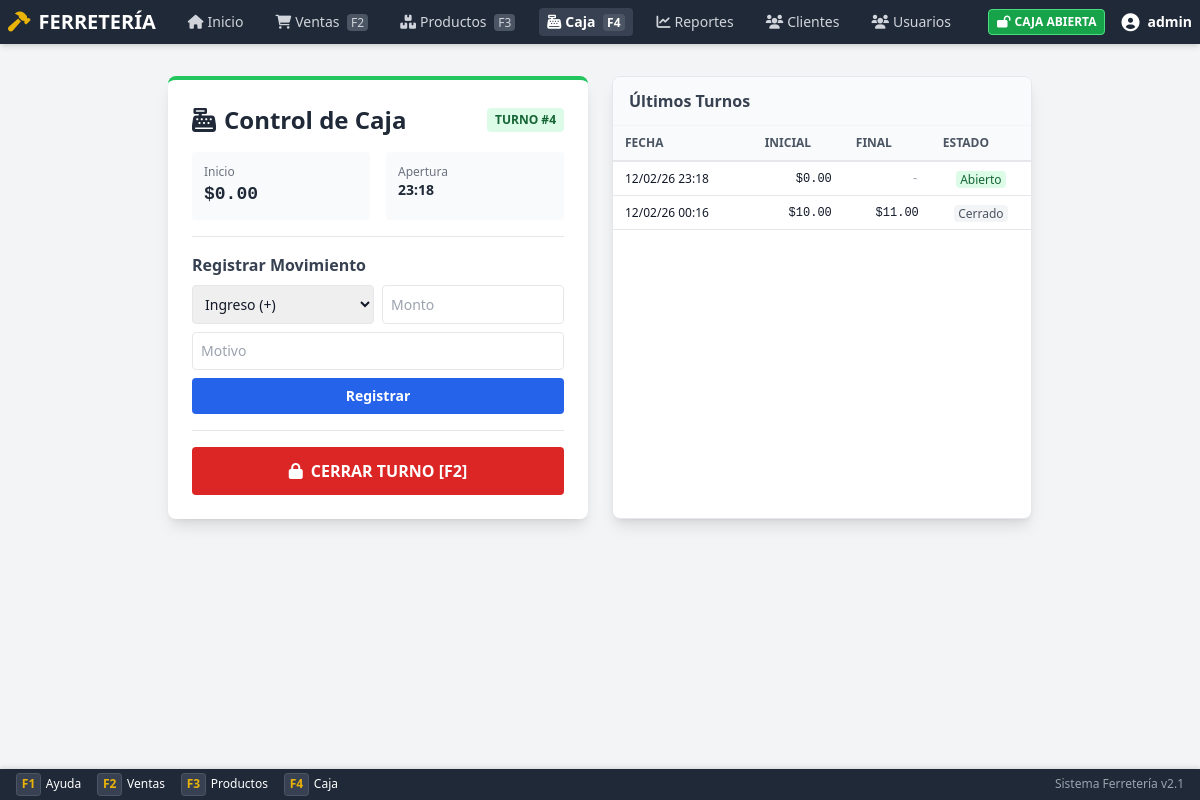
/cash.php (signed in), run on an earlier commit of the app's database.
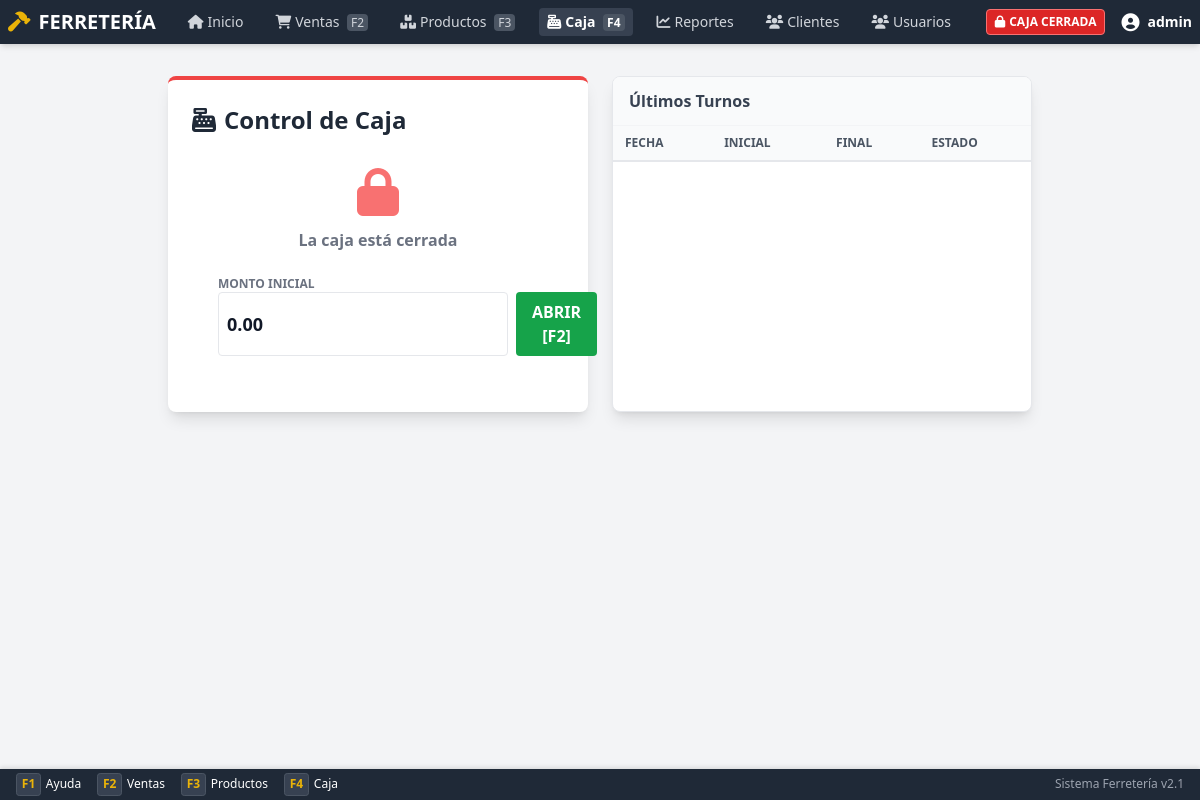
And on a later commit of the database.
### tables this page shows
CREATE TABLE `turnos_caja` (
  `id` int(11) NOT NULL,
  `user_id` int(11) NOT NULL,
  `usuario_id` int(11) DEFAULT NULL,
  `usuario_nombre` varchar(100) DEFAULT NULL,
  `monto_inicial` decimal(10,2) NOT NULL DEFAULT 0.00,
  `monto_final` decimal(10,2) DEFAULT NULL,
  `monto_esperado` decimal(10,2) DEFAULT NULL,
  `diferencia` decimal(10,2) DEFAULT NULL,
  `estado` enum('abierto','cerrado') DEFAULT 'abierto',
  `fecha_apertura` timestamp NOT NULL DEFAULT current_timestamp(),
  `fecha_cierre` timestamp NULL DEFAULT NULL,
  `notas_apertura` text DEFAULT NULL,
  `notas_cierre` text DEFAULT NULL,
  `cerrado_por` int(11) DEFAULT NULL
);

### app/helpers.php (called while the page is built, shortened)
<?php
if (!function_exists('checkAdmin')) {
    function checkAdmin()
    {
        return isset($_SESSION['role']) && $_SESSION['role'] === 'admin';
    }
}
if (!function_exists('canAccess')) {
    function canAccess($section)
    {
        $role = strtolower($_SESSION['role']);
        if ($role === 'admin') {
            return true;
        }
        return false;
    }
}

### app/Core/Database.php (called while the page is built, shortened)
<?php
class Database
{
    private static $instance = null;
    private $pdo;
    private function __construct()
    {
        try {
            $dsn = sprintf(
                "mysql:host=%s;dbname=%s;charset=%s",
                DB_HOST,
                DB_NAME,
                DB_CHARSET
            );
            $options = [
                PDO::ATTR_ERRMODE => PDO::ERRMODE_EXCEPTION,
                PDO::ATTR_DEFAULT_FETCH_MODE => PDO::FETCH_ASSOC,
                PDO::ATTR_EMULATE_PREPARES => false,
                PDO::MYSQL_ATTR_INIT_COMMAND => "SET NAMES " . DB_CHARSET
            ];
            $this->pdo = new PDO($dsn, DB_USER, DB_PASS, $options);
        } catch (PDOException $e) {
            Logger::error('Database connection failed', [
                'error' => $e->getMessage()
            ]);
            die('Error de conexión a la base de datos. Por favor contacte al administrador.');
        }
    }
    public static function getInstance()
    {
        if (self::$instance === null) {
            self::$instance = new self();
        }
        return self::$instance;
    }
    public function query($sql, $params = [])
    {
        try {
            $stmt = $this->pdo->prepare($sql);
            $stmt->execute($params);
            return $stmt;
        } catch (PDOException $e) {
            Logger::error('Database query failed', [
                'sql' => $sql,
                'error' => $e->getMessage()
            ]);
            throw $e;
        }
    }
    public function fetchOne($sql, $params = [])
    {
        $stmt = $this->query($sql, $params);
        return $stmt->fetch();
    }
    public function fetchAll($sql, $params = [])
    {
        $stmt = $this->query($sql, $params);
        return $stmt->fetchAll();
    }
}

### public/cash.php (the view, shortened to what this page needs)
<?php
$userId = $_SESSION['user_id'];
$db = Database::getInstance();
$turno = $db->fetchOne("SELECT * FROM turnos_caja WHERE user_id = ? AND estado = 'abierto'", [$userId]);
$historial = $db->fetchAll("SELECT * FROM turnos_caja WHERE user_id = ? ORDER BY fecha_apertura DESC LIMIT 5", [$userId]);
?>
<!DOCTYPE html>
<html lang="es">
<head>
    <script src="assets/js/tailwindcss.js"></script>
    <link href="assets/css/fontawesome.min.css" rel="stylesheet">
</head>
<body class="bg-gray-100 flex flex-col min-h-screen pb-10">
    <?php include __DIR__ . '/../includes/nav.php'; ?>
    <div class="max-w-4xl mx-auto px-4 py-8 w-full flex-1">
        <div class="grid grid-cols-1 md:grid-cols-2 gap-6">
            <div
                class="bg-white rounded-lg shadow-lg p-6 border-t-4 <?php echo $turno ? 'border-green-500' : 'border-red-500'; ?>">
                <h2 class="text-2xl font-bold mb-4 text-gray-800 flex items-center justify-between">
                    <span>
                        <i class="fas fa-cash-register mr-2"></i>Control de Caja
                    </span>
                    <?php if ($turno): ?>
                        <span class="text-xs bg-green-100 text-green-800 px-2 py-1 rounded">TURNO
                            #<?php echo $turno['id']; ?></span>
                    <?php endif; ?>
                </h2>
                <?php if (!$turno): ?>
                    <div class="text-center py-4">
                        <i class="fas fa-lock text-red-400 text-5xl mb-3"></i>
                        <p class="text-gray-500 mb-6 font-bold">La caja está cerrada</p>
                        <form method="POST" class="max-w-xs mx-auto text-left">
                            <label class="block text-xs font-bold text-gray-500 uppercase">Monto Inicial</label>
                            <div class="flex gap-2 mb-4">
                                <input type="number" step="0.01" name="monto_inicial" value="0.00"
                                    class="flex-1 border p-2 rounded text-lg font-bold" autofocus>
                                <button type="submit" name="abrir_caja"
                                    class="bg-green-600 text-white px-4 py-2 rounded font-bold hover:bg-green-700">ABRIR
                                    [F2]</button>
                            </div>
                        </form>
                    </div>
                <?php else: ?>
                    <div class="space-y-4">
                        <div class="grid grid-cols-2 gap-4 text-sm">
                            <div class="bg-gray-50 p-3 rounded">
                                <span class="block text-gray-500 text-xs">Inicio</span>
                                <span
                                    class="font-bold text-lg text-gray-800 font-mono-num">$<?php echo number_format($turno['monto_inicial'], 2); ?></span>
                            </div>
                            <div class="bg-gray-50 p-3 rounded">
                                <span class="block text-gray-500 text-xs">Apertura</span>
                                <span
                                    class="font-bold text-gray-800"><?php echo date('H:i', strtotime($turno['fecha_apertura'])); ?></span>
                            </div>
                        </div>
                        <div class="border-t pt-4">
                            <h3 class="font-bold text-gray-700 mb-2">Registrar Movimiento</h3>
                            <form method="POST" class="grid grid-cols-2 gap-2">
                                <select name="tipo" class="border p-2 rounded text-sm">
                                    <option value="ingreso">Ingreso (+)</option>
                                </select>
                                <input type="number" step="0.01" name="monto" placeholder="Monto" required
                                    class="border p-2 rounded text-sm">
                                <input type="text" name="descripcion" placeholder="Motivo" required
                                    class="col-span-2 border p-2 rounded text-sm">
                                <button type="submit"
                                    class="col-span-2 bg-blue-600 text-white py-2 rounded text-sm font-bold hover:bg-blue-700">Registrar</button>
                            </form>
                        </div>
                        <div class="border-t pt-4">
                            <button onclick="document.getElementById('cierreModal').classList.remove('hidden')"
                                class="w-full bg-red-600 text-white py-3 rounded font-bold hover:bg-red-700">
                                <i class="fas fa-lock mr-2"></i>CERRAR TURNO [F2]
                            </button>
                        </div>
                    </div>
                <?php endif; ?>
            </div>
            <div class="bg-white rounded-lg shadow-lg overflow-hidden border border-gray-200">
                <div class="bg-gray-50 px-4 py-3 border-b border-gray-100">
                    <h3 class="font-bold text-gray-700">Últimos Turnos</h3>
                </div>
                <div class="overflow-x-auto">
                    <table class="dense-table">
                        <thead>
                            <tr>
                                <th>Fecha</th>
                                <th class="text-right">Inicial</th>
                                <th class="text-right">Final</th>
                                <th class="text-center">Estado</th>
                            </tr>
                        </thead>
                        <tbody>
                            <?php foreach ($historial as $h): ?>
                                <tr>
                                    <td class="text-xs"><?php echo date('d/m/y H:i', strtotime($h['fecha_apertura'])); ?>
                                    </td>
                                    <td class="text-right font-mono-num text-xs">
                                        $<?php echo number_format($h['monto_inicial'], 2); ?></td>
                                    <td class="text-right font-mono-num text-xs">
                                        <?php echo $h['monto_final'] !== null ? '$' . number_format($h['monto_final'], 2) : '<span class="text-gray-400">-</span>'; ?>
                                    </td>
                                    <td class="text-center">
                                        <?php if ($h['estado'] == 'abierto'): ?>
                                            <span class="text-xs bg-green-100 text-green-800 px-1 rounded">Abierto</span>
                                        <?php else: ?>
                                            <span class="text-xs bg-gray-100 text-gray-600 px-1 rounded">Cerrado</span>
                                        <?php endif; ?>
                                    </td>
                                </tr>
                            <?php endforeach; ?>
                        </tbody>
                    </table>
                </div>
            </div>
        </div>
    </div>
</body>
</html>

### includes/nav.php (shortened to what this page needs)
<?php
$current_page = basename($_SERVER['PHP_SELF']);
$turnoAbiertoNav = false;
if (isset($_SESSION['user_id'])) {
    $dbNav = Database::getInstance();
    $turnoAbiertoNav = $dbNav->fetchOne("SELECT id FROM turnos_caja WHERE user_id = ? AND estado = 'abierto'", [$_SESSION['user_id']]);
}
?>
<link href="assets/css/styles.css" rel="stylesheet">
<nav class="bg-gray-800 text-white p-2 flex justify-between items-center shadow-md sticky top-0 z-40">
    <div class="flex items-center gap-6">
        <a href="dashboard.php" class="text-xl font-bold flex items-center hover:text-yellow-400 transition">
            <i class="fas fa-hammer text-yellow-500 mr-2"></i>
            FERRETERÍA
        </a>
        <div class="hidden md:flex space-x-4 text-sm">
            <a href="dashboard.php"
                class="<?php echo $current_page == 'dashboard.php' ? 'text-white font-bold bg-gray-700 rounded px-2 py-1' : 'text-gray-300 hover:text-white px-2 py-1'; ?>">
                <i class="fas fa-home mr-1"></i>Inicio
            </a>
            <?php if (canAccess('sales')): ?>
                <a href="sales.php"
                    class="<?php echo $current_page == 'sales.php' ? 'text-white font-bold bg-gray-700 rounded px-2 py-1' : 'text-gray-300 hover:text-white px-2 py-1'; ?>">
                    <i class="fas fa-shopping-cart mr-1"></i>Ventas <span
                        class="text-xs bg-gray-600 px-1 rounded ml-1">F2</span>
                </a>
            <?php endif; ?>
            <?php if (canAccess('products')): ?>
                <a href="products.php"
                    class="<?php echo $current_page == 'products.php' ? 'text-white font-bold bg-gray-700 rounded px-2 py-1' : 'text-gray-300 hover:text-white px-2 py-1'; ?>">
                    <i class="fas fa-boxes mr-1"></i>Productos <span class="text-xs bg-gray-600 px-1 rounded ml-1">F3</span>
                </a>
            <?php endif; ?>
            <?php if (canAccess('cash')): ?>
                <a href="cash.php"
                    class="<?php echo $current_page == 'cash.php' ? 'text-white font-bold bg-gray-700 rounded px-2 py-1' : 'text-gray-300 hover:text-white px-2 py-1'; ?>">
                    <i class="fas fa-cash-register mr-1"></i>Caja <span
                        class="text-xs bg-gray-600 px-1 rounded ml-1">F4</span>
                </a>
            <?php endif; ?>
            <?php if (canAccess('reports')): ?>
                <a href="reports.php"
                    class="<?php echo $current_page == 'reports.php' ? 'text-white font-bold bg-gray-700 rounded px-2 py-1' : 'text-gray-300 hover:text-white px-2 py-1'; ?>">
                    <i class="fas fa-chart-line mr-1"></i>Reportes
                </a>
            <?php endif; ?>
            <?php if (canAccess('sales')):  ?>
                <a href="clients.php"
                    class="<?php echo $current_page == 'clients.php' ? 'text-white font-bold bg-gray-700 rounded px-2 py-1' : 'text-gray-300 hover:text-white px-2 py-1'; ?>">
                    <i class="fas fa-users mr-1"></i>Clientes
                </a>
            <?php endif; ?>
            <?php if (checkAdmin()): ?>
                <a href="users.php"
                    class="<?php echo $current_page == 'users.php' ? 'text-white font-bold bg-gray-700 rounded px-2 py-1' : 'text-gray-300 hover:text-white px-2 py-1'; ?>">
                    <i class="fas fa-users mr-1"></i>Usuarios
                </a>
            <?php endif; ?>
        </div>
    </div>
    <div class="flex items-center gap-4 text-sm">
        <?php if ($turnoAbiertoNav): ?>
            <span class="bg-green-600 px-2 py-1 rounded text-xs font-bold border border-green-400">
                <i class="fas fa-lock-open mr-1"></i>CAJA ABIERTA
            </span>
        <?php else: ?>
            <span class="bg-red-600 px-2 py-1 rounded text-xs font-bold border border-red-400 animate-pulse">
                <i class="fas fa-lock mr-1"></i>CAJA CERRADA
            </span>
        <?php endif; ?>
        <div class="relative group">
            <button class="flex items-center hover:text-yellow-400 focus:outline-none">
                <i class="fas fa-user-circle text-lg mr-2"></i>
                <span class="font-semibold"><?php echo $_SESSION['username'] ?? 'Usuario'; ?></span>
            </button>
        </div>
    </div>
</nav>
<div class="shortcuts-footer">
    <div class="flex">
        <div class="shortcut-item"><span class="key">F1</span> Ayuda</div>
        <div class="shortcut-item"><span class="key">F2</span> Ventas</div>
        <div class="shortcut-item"><span class="key">F3</span> Productos</div>
        <div class="shortcut-item"><span class="key">F4</span> Caja</div>
    </div>
    <div class="text-gray-400 text-xs text-right">
        Sistema Ferretería v2.1
    </div>
</div>

### public/assets/css/styles.css (style rules this page uses)
:root { --primary-color: #4f46e5; --secondary-color: #1f2937; --accent-color: #eab308; --bg-color: #f3f4f6; --text-color: #111827; }
body { background-color: var(--bg-color); color: var(--text-color); font-family: ui-sans-serif, system-ui, -apple-system, BlinkMacSystemFont, "Segoe UI", Roboto, "Helvetica Neue", Arial, sans-serif; }
.dense-table { width: 100%; border-collapse: collapse; font-size: 0.875rem; }
.dense-table th { background-color: #f9fafb; color: #4b5563; font-weight: 600; text-transform: uppercase; font-size: 0.75rem; padding: 0.5rem 0.75rem; border-bottom: 2px solid #e5e7eb; text-align: left; }
.shortcuts-footer { position: fixed; bottom: 0; left: 0; right: 0; background-color: #1f2937; color: white; padding: 0.25rem 1rem; font-size: 0.75rem; display: flex; justify-content: space-between; align-items: center; z-index: 50; box-shadow: 0 -2px 4px rgba(0, 0, 0, 0.1); }
.shortcut-item { margin-right: 1rem; display: flex; align-items: center; }
.shortcut-item span.key { background-color: #374151; border: 1px solid #4b5563; padding: 0.1rem 0.3rem; border-radius: 0.2rem; margin-right: 0.3rem; font-weight: bold; color: #eab308; }
.dense-table td { padding: 0.375rem 0.75rem; border-bottom: 1px solid #e5e7eb; white-space: nowrap; }
.font-mono-num { font-family: ui-monospace, SFMono-Regular, Menlo, Monaco, Consolas, "Liberation Mono", "Courier New", monospace; font-variant-numeric: tabular-nums; }

What changed in the data, as far as the page shows it:
removed turnos_caja: id "4", monto_inicial "0.00", fecha_apertura "23:18", fecha_apertura "12/02/26 23:18", estado "Abierto"
removed turnos_caja: fecha_apertura "12/02/26 00:16", monto_inicial "10.00", monto_final "11.00", estado "Cerrado"
Also different on the page:
form field monto_inicial: (not shown) → "0.00"
form field tipo: "Ingreso (+)" → (not shown)
text no longer shown: "CAJA ABIERTA TURNO # Inicio $ Apertura Registrar Movimiento Registrar CERRAR TURNO [F2]"
text now shown: "CAJA CERRADA La caja está cerrada MONTO INICIAL ABRIR [F2]"
